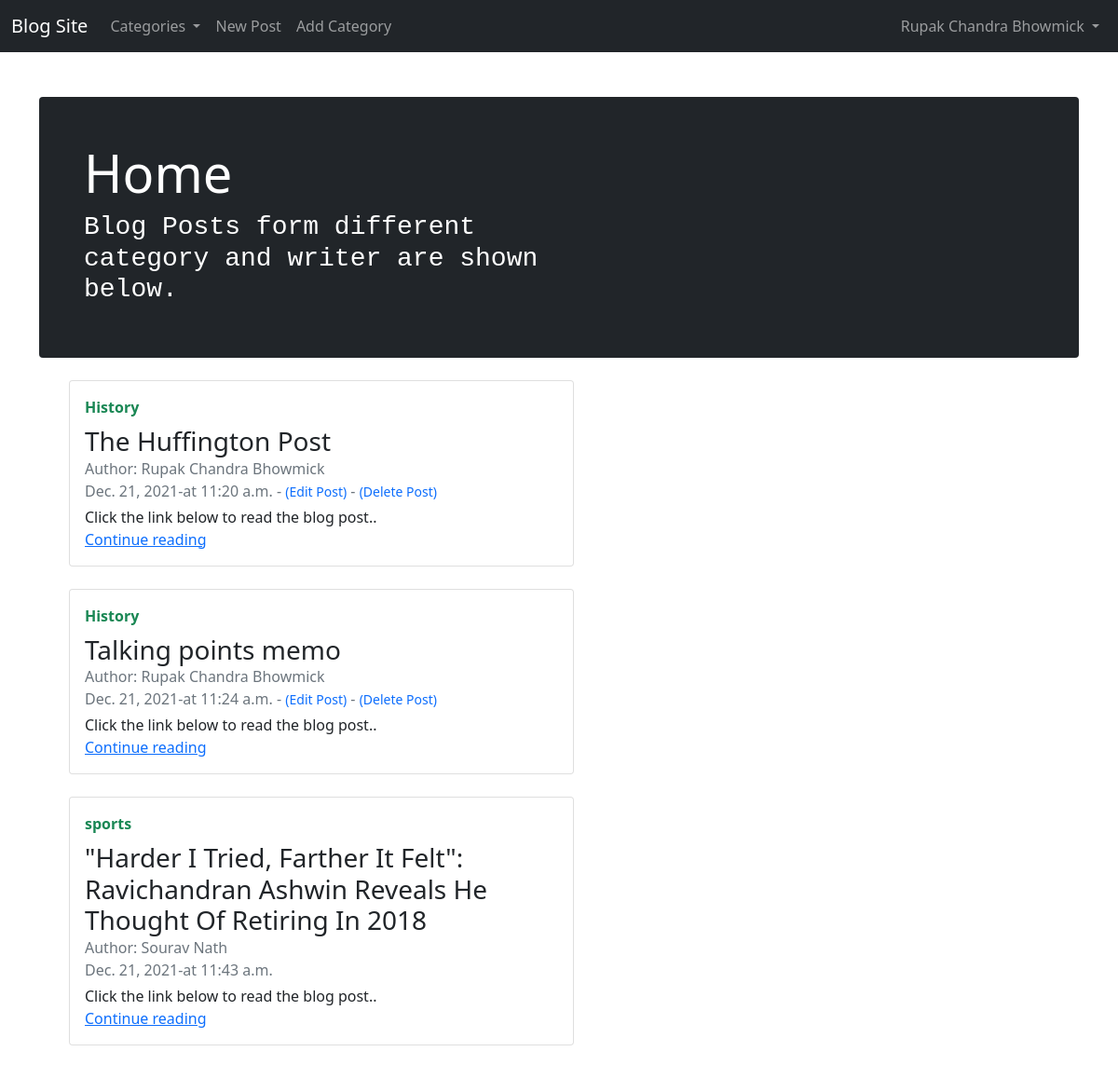
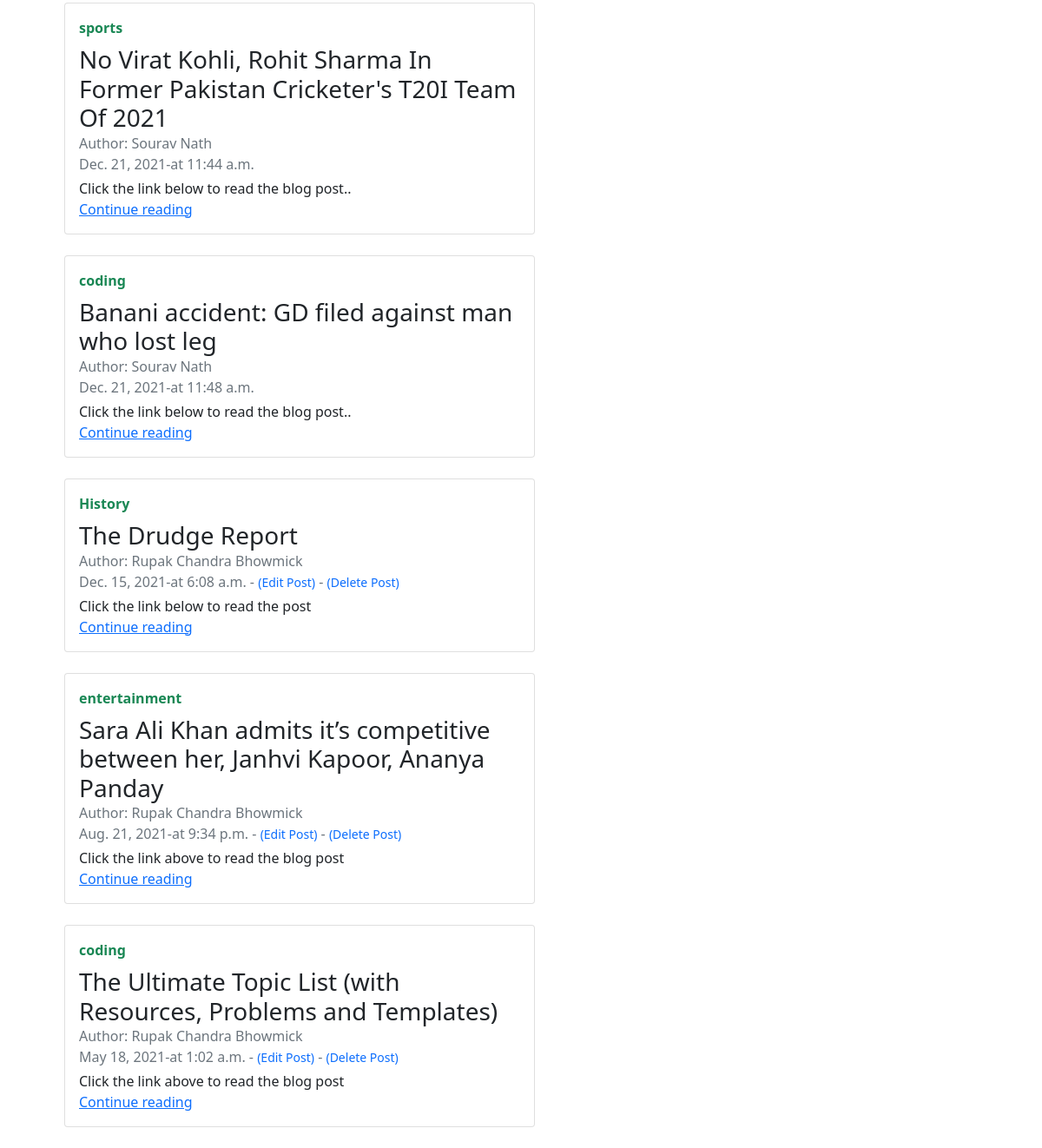
The app's page / (signed in) with its own data (2 pictures, top to bottom).
### blog/models.py (models this page shows, shortened)
class Post(models.Model):
    title = models.CharField(max_length=255)
    header_image = models.ImageField(null=True,blank=True,upload_to="images/")
    title_tag = models.CharField(max_length=255,default = "My Blog")
    author= models.ForeignKey(User,on_delete= models.CASCADE)
    body = RichTextField(blank=True,null=True)
    post_date = models.DateField(auto_now_add = True)
    post_time = models.TimeField(auto_now_add = True)
    category = models.CharField(max_length=255,default="coding")
    likes = models.ManyToManyField(User,related_name="blog_posts")
    caption = models.CharField(max_length=255,default="Click the link below to read the blog post..")

### blog/views.py (the view)
# urls.py: path('',HomeView.as_view(),name="home"),
class HomeView(ListView):
    model = Post
    template_name = 'blog/home.html'
    ordering = ['-post_date']
    def get_context_data(self , *args , **kwargs ):
        cat_menu = Category.objects.all()
        context = super(HomeView, self ).get_context_data(*args , **kwargs)
        context["cat_menu"] = cat_menu
        return context

### blog/models.py (called while the page is built)
    def __str__(self):
        return self.name

### blog/templates/blog/home.html (shortened to what this page needs)
{% extends 'blog/base.html' %}
{% block content%}
<div class="jumbotron p-3 p-md-5 text-white rounded bg-dark">
    <div class="col-md-6 px-0">
      <h1 class="display-4 font-italic">Home</h1>
      <h3 style="font-family: 'Courier New', Courier, monospace;">Blog Posts form different category and writer are shown below.</h3>
    </div>
  </div>
<br>
<ul style="list-style-type: none;">
    {% for post in object_list %}
    <li>
        <div class="col-md-6">
            <div class="card flex-md-row mb-4 box-shadow h-md-250">
            <div class="card-body d-flex flex-column align-items-start">
                <a class="text-decoration-none" href="{% url 'category' post.category %}">
                    <strong class="d-inline-block mb-2 text-success">{{ post.category }}</strong>
                </a>
                <h3 class="mb-0">
                <a class="text-dark text-decoration-none" href="{% url 'article-detail' post.pk %}">{{ post.title }}</a>
                </h3>
                <div class="mb-1 text-muted">Author:
                        {{ post.author.first_name }}
                        {{ post.author.last_name }} <br>
                        {{ post.post_date }}-at {{ post.post_time }}
                    {% if user.is_authenticated %}
                    {% if user.id == post.author.id %}
                        -<a class="text-decoration-none" href="{% url 'update_post' post.pk %}"> <small>(Edit Post)</small> </a> -
                        <a class="text-decoration-none" href="{% url 'delete_post' post.pk %}"> <small>(Delete Post)</small> </a>
                    {% endif %}
                {% endif %}
                </div>
                <p class="card-text mb-auto">{{ post.caption }}</p>
                <a href="{% url 'article-detail' post.pk %}">Continue reading</a>
            </div>
            </div>
        </div>
    </li>
    {% endfor %}
</ul>
{% endblock %}

### blog/templates/blog/base.html (shortened to what this page needs)
<!doctype html>
<html lang="en">
  <head>
    <link href="https://cdn.jsdelivr.net/npm/bootstrap@5.0.0-beta3/dist/css/bootstrap.min.css" rel="stylesheet">
  </head>
  <body>
    <nav class="navbar navbar-expand-lg navbar-dark bg-dark">
      <div class="container-fluid">
        <a class="navbar-brand" href="{% url 'home' %}">Blog Site</a>
        <div class="collapse navbar-collapse" id="navbarSupportedContent">
          <ul class="navbar-nav me-auto mb-2 mb-lg-0">
            {% if cat_menu %}
            <li class="nav-item dropdown">
              <a class="nav-link dropdown-toggle" href="#" id="navbarDropdown" role="button" data-bs-toggle="dropdown" aria-expanded="false">
                Categories
              </a>
            </li>
            {% else %}
            <li class="nav-item">
              <a class="nav-link" href="{% url 'category_list' %}">Categories</a>
            </li>
            {% endif %}
            {% if user.is_authenticated %}
              <li class="nav-item">
                <a class="nav-link" href="{% url 'add_post' %}">New Post</a>
              </li>
              <li class="nav-item">
                <a class="nav-link" href="{% url 'add_category' %}">Add Category</a>
              </li>
            {% endif %}
          </ul>
          {% if user.is_authenticated %}
              <ul class="navbar-nav ml-auto">
                <li class="nav-item dropdown">
                  <a class="nav-link dropdown-toggle" href="#" id="navbarDropdown" role="button" data-bs-toggle="dropdown" aria-expanded="false">
                    {{ user.first_name }} {{ user.last_name }}
                  </a>
                </li>
              </ul>
          {% endif %}
        </div>
      </div>
    </nav>
      <br><br>
      <div class="container">
          {% block content%}
          {% endblock %}
      </div>
  </body>
</html>

### records on screen
Post: category "History", title "The Huffington Post", author.first_name "Rupak Chandra", author.last_name "Bhowmick", post_date "Dec. 21, 2021", post_time "11:20 a.m.", shows "(Edit Post)", caption "Click the link below to read the blog post.."
Post: category "History", title "Talking points memo", author.first_name "Rupak Chandra", author.last_name "Bhowmick", post_date "Dec. 21, 2021", post_time "11:24 a.m.", shows "(Edit Post)", caption "Click the link below to read the blog post.."
Post: category "sports", title "\"Harder I Tried, Farther It Felt\": Ravichandran Ashwin Reveals He Thought Of Retiring In 2018", author.first_name "Sourav", author.last_name "Nath", post_date "Dec. 21, 2021", post_time "11:43 a.m.", caption "Click the link below to read the blog post.."
Post: category "sports", title "No Virat Kohli, Rohit Sharma In Former Pakistan Cricketer's T20I Team Of 2021", author.first_name "Sourav", author.last_name "Nath", post_date "Dec. 21, 2021", post_time "11:44 a.m.", caption "Click the link below to read the blog post.."
Post: category "coding", title "Banani accident: GD filed against man who lost leg", author.first_name "Sourav", author.last_name "Nath", post_date "Dec. 21, 2021", post_time "11:48 a.m.", caption "Click the link below to read the blog post.."
Post: category "History", title "The Drudge Report", author.first_name "Rupak Chandra", author.last_name "Bhowmick", post_date "Dec. 15, 2021", post_time "6:08 a.m.", shows "(Edit Post)", caption "Click the link below to read the post"
Post: category "entertainment", title "Sara Ali Khan admits it’s competitive between her, Janhvi Kapoor, Ananya Panday", author.first_name "Rupak Chandra", author.last_name "Bhowmick", post_date "Aug. 21, 2021", post_time "9:34 p.m.", shows "(Edit Post)", caption "Click the link above to read the blog post"
Post: category "coding", title "The Ultimate Topic List (with Resources, Problems and Templates)", author.first_name "Rupak Chandra", author.last_name "Bhowmick", post_date "May 18, 2021", post_time "1:02 a.m.", shows "(Edit Post)", caption "Click the link above to read the blog post"

### other values on screen
{{ user.first_name }} "Rupak Chandra"
{{ user.last_name }} "Bhowmick"
